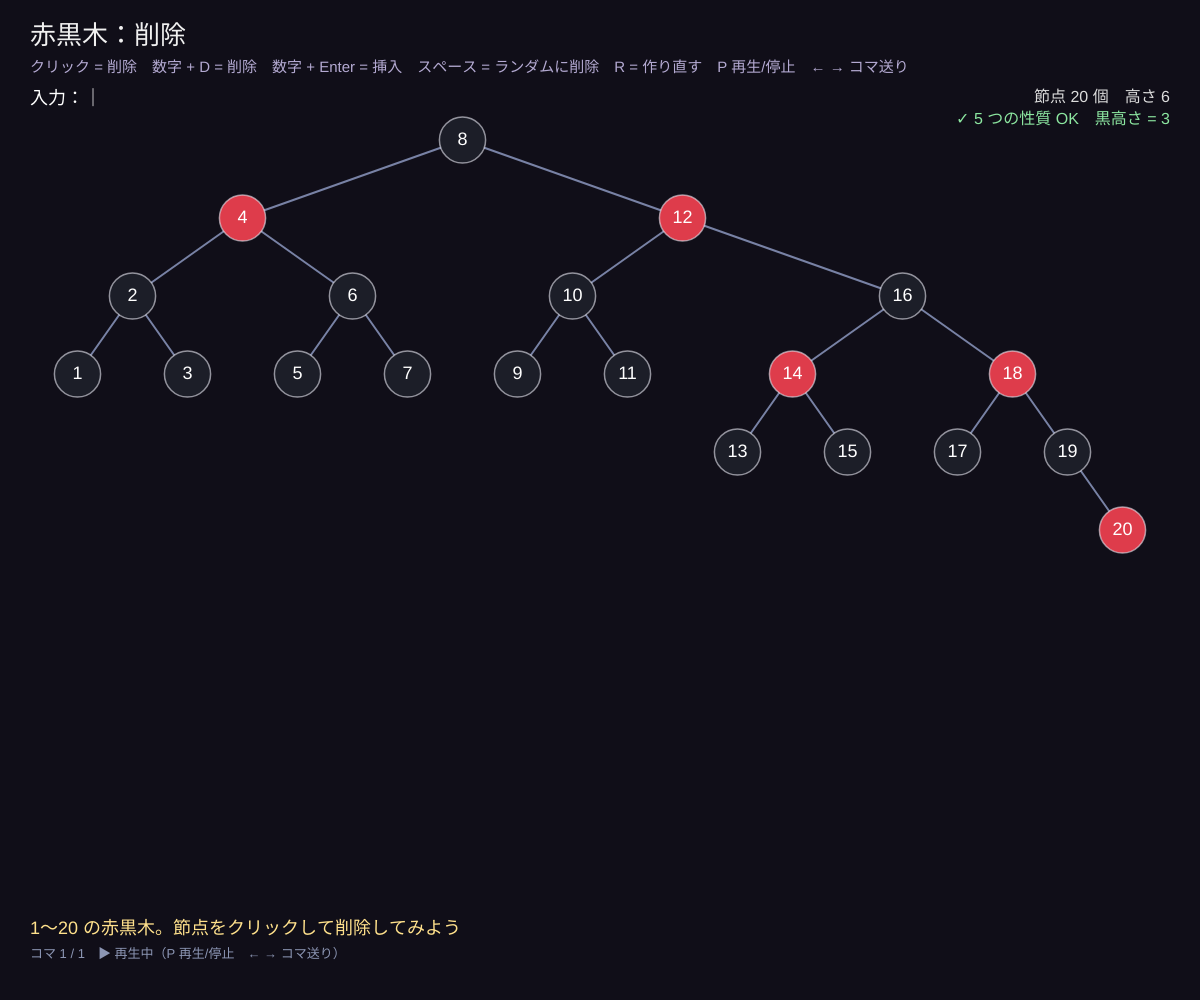
Frame 1 (no input)
Frame 60 (no input): identical to frame 1, image omitted
Frame 120 (the mouse pressed at the canvas centre since frame 60): identical to frame 1, image omitted

The p5.js sketch that drew this single still picture (run headless with seeded random() and noise() and a simulated clock; from frame 60 on, the mouse is pressed at the canvas centre):

// p5.js sketch
// ── sketch.js
// ============================================
// 12 赤黒木：削除
// 二分探索木と同じように消したあと、黒い節点が抜けたら「黒が 1 つ足りない」所ができる
// それを x（2 重の黒）として、兄弟 w の色と w の子の色でケース 1〜4 に分けて直す
// 操作：節点をクリック = 削除 / 数字 + D = 削除 / 数字 + Enter = 挿入 / スペース = ランダムに削除
//       R = 1〜20 の木を作り直す / P = 再生・一時停止 / ← → = コマ送り
// ============================================

let startN = 20;   // ★ 最初の木の節点数
let buf = '', lastPos = {};

function setup() {
  createCanvas(windowWidth, windowHeight);
  rebuild();
}
function rebuild() {
  root = NIL; LOG = false;
  for (let k = 1; k <= startN; k++) rbInsert(k);
  LOG = true; clearFrames();
  rbLog('1〜' + startN + ' の赤黒木。節点をクリックして削除してみよう');
}
function draw() {
  background(16, 14, 24);
  updateFrames();
  noStroke(); fill(240); textAlign(LEFT, TOP); textSize(26);
  text('赤黒木：削除', 30, 24);
  fill(180, 170, 210); textSize(15);
  text('クリック = 削除　数字 + D = 削除　数字 + Enter = 挿入　スペース = ランダムに削除　R = 作り直す　P 再生/停止　← → コマ送り', 30, 60);
  fill(255); textSize(18); text('入力：' + buf + (frameCount % 60 < 30 ? '｜' : ''), 30, 90);
  lastPos = drawTreeFrames();
  let n = countNodes(root), bh = blackHeight(root);
  fill(220); textAlign(RIGHT, TOP); textSize(16);
  text(`節点 ${n} 個　高さ ${treeHeight(root)}`, width - 30, 90);
  fill(bh > 0 ? color(140, 230, 160) : color(255, 120, 120));
  if (!framesBusy()) text(bh > 0 ? `✓ 5 つの性質 OK　黒高さ = ${bh - 1}` : '途中…', width - 30, 112);
  drawFrameMessage(height - 80);
}
function keyPressed() {
  if (key >= '0' && key <= '9') { if (buf.length < 3) buf += key; return; }
  if (key === BACKSPACE) { buf = buf.slice(0, -1); return; }
  if (key === RIGHT_ARROW) { stepForward(); return; }
  if (key === LEFT_ARROW) { stepBack(); return; }
  let k = key.toLowerCase();
  if (k === 'p') { playing = !playing; return; }
  skipToEnd();
  if (k === 'd' && buf) { if (!rbDelete(int(buf))) rbLog(`${buf} はない`); buf = ''; }
  if (key === ENTER && buf) { if (!rbInsert(int(buf))) rbLog(`${buf} はもうある`); buf = ''; }
  if (key === ' ') { let ks = allKeys(root); if (ks.length) rbDelete(random(ks)); else rbLog('空です（R で作り直す）'); }
  if (k === 'r') rebuild();
}
function mousePressed() {
  for (let kk in lastPos) if (dist(mouseX, mouseY, lastPos[kk][0], lastPos[kk][1]) < 22) { skipToEnd(); rbDelete(+kk); return; }
}
function windowResized() { resizeCanvas(windowWidth, windowHeight); }

// ---------- やってみよう ----------
// 1. 赤い葉を消す → 何も起きない（黒の数は変わらない）
// 2. 黒い葉を消す → ケース 2 で問題が上へ、ケース 4 で解決。どのケースが何回出るか数えよう
// 3. スペースを連打して全部消してみよう。最後まで 5 つの性質は守られる


// ==================================================
// ここから下は「木を描く道具」です（アニメーション用）
// 操作の途中経過を「コマ」として記録し、順番になめらかに再生します
// ==================================================
let frames = [], cur = 0, tAnim = 1, hold = 0, playing = true;
let animSpeed = 0.07, holdFrames = 35; // コマの切りかえの速さ・止まる長さ
let TREE_TOP = 140, TREE_BOTTOM = 160;  // 木を描く範囲（上の余白・下の余白）

function recordFrame(rt, nilTest, msg, hl = [], extra = {}) {
  let nodes = {}, edges = [], i = 0, maxD = 0;
  function walk(x, d, pk) {
    if (nilTest(x)) return;
    walk(x.left, d + 1, x.key);
    nodes[x.key] = { i: i++, d, color: x.color, size: x.size, max: x.max, label: x.label };
    if (d > maxD) maxD = d;
    walk(x.right, d + 1, x.key);
    if (pk !== undefined) edges.push([String(pk), String(x.key)]);
  }
  walk(rt, 0);
  frames.push(Object.assign({ nodes, edges, n: i, maxD, msg, hl: hl.filter((k) => k !== null && k !== undefined).map(String) }, extra));
  if (frames.length > 400) { frames.shift(); cur = max(0, cur - 1); }
}
function clearFrames() { frames = []; cur = 0; tAnim = 1; hold = 0; }
function framesBusy() { return frames.length > 0 && (cur < frames.length - 1 || tAnim < 1); }
function updateFrames() {
  if (frames.length === 0) return;
  if (tAnim < 1) { tAnim = min(1, tAnim + animSpeed); return; }
  if (cur < frames.length - 1 && playing) {
    if (hold++ < holdFrames) return;
    hold = 0; cur++; tAnim = 0;
  }
}
function stepForward() { if (cur < frames.length - 1) { cur++; tAnim = 0; hold = 0; } }
function stepBack() { if (cur > 0) { cur--; tAnim = 1; } }
function skipToEnd() { cur = max(0, frames.length - 1); tAnim = 1; }
function currentFrame() { return frames[cur]; }

function layoutPos(f, k) {
  let nd = f.nodes[k];
  let gap = min(78, (height - TREE_TOP - TREE_BOTTOM) / max(1, f.maxD + 1));
  return [50 + ((nd.i + 0.5) / max(1, f.n)) * (width - 100), TREE_TOP + nd.d * gap];
}
function nodeRadius(f) { return constrain(((width - 100) / max(1, f.n)) * 0.42, 9, 24); }
function easeT(t) { return t < 0.5 ? 2 * t * t : 1 - pow(-2 * t + 2, 2) / 2; }

// style: { fill(nd,k) → [r,g,b], label(k,nd) → 文字, sub(k,nd) → 下の小さい文字 }
function drawTreeFrames(style = {}) {
  if (frames.length === 0) return {};
  let B = frames[cur], A = cur > 0 && tAnim < 1 ? frames[cur - 1] : B;
  let t = easeT(tAnim), pos = {};
  for (let k in B.nodes) {
    let pb = layoutPos(B, k);
    if (A.nodes[k]) { let pa = layoutPos(A, k); pos[k] = [lerp(pa[0], pb[0], t), lerp(pa[1], pb[1], t), 255]; }
    else pos[k] = [pb[0], pb[1], 255 * t];
  }
  let r = lerp(nodeRadius(A), nodeRadius(B), t);
  strokeWeight(2);
  for (let [a, b] of B.edges) {
    if (!pos[a] || !pos[b]) continue;
    stroke(120, 130, 165, min(pos[a][2], pos[b][2]));
    line(pos[a][0], pos[a][1], pos[b][0], pos[b][1]);
  }
  for (let k in A.nodes) if (!B.nodes[k]) { let p = layoutPos(A, k); noStroke(); fill(240, 90, 90, 255 * (1 - t)); circle(p[0], p[1], r * 2 * (1 + t)); }
  textAlign(CENTER, CENTER);
  for (let k in B.nodes) {
    let nd = B.nodes[k], [x, y, a] = pos[k];
    let ndA = A.nodes[k] || nd;
    let c0 = style.fill ? style.fill(ndA, k) : defaultFill(ndA), c1 = style.fill ? style.fill(nd, k) : defaultFill(nd);
    let hl = B.hl.includes(k);
    if (hl) { noStroke(); fill(255, 214, 90, 70 * (a / 255)); circle(x, y, r * 3.1); }
    stroke(hl ? color(255, 214, 90, a) : color(230, 230, 240, a * 0.6));
    strokeWeight(hl ? 4 : 1.5);
    fill(lerp(c0[0], c1[0], t), lerp(c0[1], c1[1], t), lerp(c0[2], c1[2], t), a);
    circle(x, y, r * 2);
    noStroke();
    fill(255, a);
    let lab = style.label ? style.label(k, nd) : k;
    textSize(constrain(r * (String(lab).length > 2 ? 0.62 : 0.85), 8, 18));
    text(lab, x, y);
    if (style.sub) { fill(190, 200, 230, a); textSize(constrain(r * 0.6, 9, 13)); text(style.sub(k, nd), x, y + r + 10); }
  }
  return pos;
}
function defaultFill(nd) {
  if (nd.color === 'R') return [222, 60, 75];
  if (nd.color === 'B') return [28, 30, 40];
  return [40, 120, 150];
}
function drawFrameMessage(y) {
  if (frames.length === 0) return;
  let f = frames[cur];
  noStroke(); fill(255, 225, 140); textAlign(LEFT, TOP); textSize(18);
  text(f.msg || '', 30, y);
  fill(140, 150, 180); textSize(13);
  text(`コマ ${cur + 1} / ${frames.length}　${playing ? '▶ 再生中' : '⏸ 一時停止'}（P 再生/停止　← → コマ送り）`, 30, y + 28);
}


// ==================================================
// ここから下は「赤黒木の道具」です（挿入・削除・回転を JavaScript で書いたもの）
// NIL は「番兵」：葉の代わりに置く黒い節点。すべての葉がこの 1 個を指す
// ==================================================
const NIL = { key: null, color: 'B', size: 0, max: -Infinity };
NIL.left = NIL.right = NIL.p = NIL;
let root = NIL;
let LOG = true; // false にすると途中経過を記録しない
function isNil(x) { return x === NIL || x === null || x === undefined; }
function lbl(x) { return x.label ?? x.key; }
function rbLog(msg, hl = []) { if (LOG) { fixAll(root); recordFrame(root, isNil, msg, hl); } }
// 拡張データ構造：size（部分木の節点数）と max（区間の右端の最大）を子から計算
function fix(x) { if (x === NIL) return; x.size = x.left.size + x.right.size + 1; x.max = Math.max(x.high ?? x.key, x.left.max, x.right.max); }
function fixAll(x) { if (x === NIL) return; fixAll(x.left); fixAll(x.right); fix(x); }

function leftRotate(x) {
  let y = x.right;
  x.right = y.left;
  if (y.left !== NIL) y.left.p = x;
  y.p = x.p;
  if (x.p === NIL) root = y;
  else if (x === x.p.left) x.p.left = y;
  else x.p.right = y;
  y.left = x; x.p = y;
  fix(x); fix(y); // 回転で変わるのは x と y の 2 つだけ → O(1) で更新できる
}
function rightRotate(x) {
  let y = x.left;
  x.left = y.right;
  if (y.right !== NIL) y.right.p = x;
  y.p = x.p;
  if (x.p === NIL) root = y;
  else if (x === x.p.right) x.p.right = y;
  else x.p.left = y;
  y.right = x; x.p = y;
  fix(x); fix(y);
}
function rbSearch(k) { let x = root; while (x !== NIL && k !== x.key) x = k < x.key ? x.left : x.right; return x; }
function treeMinimum(x) { while (x.left !== NIL) x = x.left; return x; }

function rbInsert(k, extra = {}) {
  if (rbSearch(k) !== NIL) return null; // 同じキーは入れない
  let z = Object.assign({ key: k, left: NIL, right: NIL, p: NIL, color: 'R', size: 1 }, extra);
  z.max = z.high ?? k;
  let y = NIL, x = root;
  while (x !== NIL) { y = x; x = z.key < x.key ? x.left : x.right; }
  z.p = y;
  if (y === NIL) root = z;
  else if (z.key < y.key) y.left = z;
  else y.right = z;
  rbLog(`${lbl(z)} を二分探索木として挿入し、赤にぬる`, [k]);
  rbInsertFixup(z);
  return z;
}
function rbInsertFixup(z) {
  while (z.p.color === 'R') {
    if (z.p === z.p.p.left) {
      let y = z.p.p.right; // おじ
      if (y.color === 'R') {
        z.p.color = 'B'; y.color = 'B'; z.p.p.color = 'R';
        rbLog('ケース1：おじが赤 → 親とおじを黒、祖父を赤にして、祖父から続ける', [z.key, z.p.key, y.key, z.p.p.key]);
        z = z.p.p;
      } else {
        if (z === z.p.right) {
          z = z.p; leftRotate(z);
          rbLog('ケース2：z が「内側」の孫 → 親で左回転してケース3の形に', [z.key, z.p.key]);
        }
        z.p.color = 'B'; z.p.p.color = 'R';
        rbLog('ケース3：親を黒、祖父を赤にぬりかえ', [z.p.key, z.p.p.key]);
        rightRotate(z.p.p);
        rbLog('ケース3：祖父で右回転 → 赤が 2 つ続く所がなくなった', [z.p.key]);
      }
    } else {
      let y = z.p.p.left;
      if (y.color === 'R') {
        z.p.color = 'B'; y.color = 'B'; z.p.p.color = 'R';
        rbLog('ケース1（左右反対）：おじが赤 → 親とおじを黒、祖父を赤に', [z.key, z.p.key, y.key, z.p.p.key]);
        z = z.p.p;
      } else {
        if (z === z.p.left) {
          z = z.p; rightRotate(z);
          rbLog('ケース2（左右反対）：親で右回転', [z.key, z.p.key]);
        }
        z.p.color = 'B'; z.p.p.color = 'R';
        rbLog('ケース3（左右反対）：親を黒、祖父を赤に', [z.p.key, z.p.p.key]);
        leftRotate(z.p.p);
        rbLog('ケース3（左右反対）：祖父で左回転', [z.p.key]);
      }
    }
  }
  if (root.color === 'R') { root.color = 'B'; rbLog('根を黒にする（性質2）。完了', [root.key]); }
  else rbLog('赤黒木の性質がすべて成り立った。完了', []);
}

function rbTransplant(u, v) {
  if (u.p === NIL) root = v;
  else if (u === u.p.left) u.p.left = v;
  else u.p.right = v;
  v.p = u.p;
}
function rbDelete(k) {
  let z = rbSearch(k);
  if (z === NIL) return false;
  rbLog(`${lbl(z)} を削除する`, [z.key]);
  let y = z, yColor = y.color, x;
  if (z.left === NIL) { x = z.right; rbTransplant(z, z.right); rbLog('左の子がない → 右の子で置きかえる', [x.key]); }
  else if (z.right === NIL) { x = z.left; rbTransplant(z, z.left); rbLog('右の子がない → 左の子で置きかえる', [x.key]); }
  else {
    y = treeMinimum(z.right); yColor = y.color; x = y.right;
    rbLog(`子が 2 つ → 次に大きい ${lbl(y)}（右の部分木の最小）を代わりに使う`, [z.key, y.key]);
    if (y.p === z) x.p = y;
    else { rbTransplant(y, y.right); y.right = z.right; y.right.p = y; }
    rbTransplant(z, y); y.left = z.left; y.left.p = y; y.color = z.color;
    rbLog(`${lbl(y)} を ${lbl(z)} の場所へ（色も引きつぐ）`, [y.key]);
  }
  if (yColor === 'B') rbDeleteFixup(x);
  else rbLog('取り除いたのは赤 → 性質はくずれない。完了', []);
  return true;
}
function rbDeleteFixup(x) {
  rbLog(`黒が 1 つ足りない（x = ${x === NIL ? 'NIL' : lbl(x)} が「2 重の黒」）`, [x.key]);
  while (x !== root && x.color === 'B') {
    if (x === x.p.left) {
      let w = x.p.right; // 兄弟
      if (w.color === 'R') {
        w.color = 'B'; x.p.color = 'R'; leftRotate(x.p); w = x.p.right;
        rbLog('ケース1：兄弟 w が赤 → 色をかえて左回転し、黒い兄弟にする', [w.key, x.p.key]);
      }
      if (w.left.color === 'B' && w.right.color === 'B') {
        w.color = 'R'; x = x.p;
        rbLog('ケース2：w の子が両方黒 → w を赤にして、問題を親へ上げる', [w.key, x.key]);
      } else {
        if (w.right.color === 'B') {
          w.left.color = 'B'; w.color = 'R'; rightRotate(w); w = x.p.right;
          rbLog('ケース3：w の左だけ赤 → w で右回転してケース4の形に', [w.key]);
        }
        w.color = x.p.color; x.p.color = 'B'; w.right.color = 'B'; leftRotate(x.p);
        rbLog('ケース4：w の右が赤 → 色をかえて親で左回転。黒が足りた', [w.key]);
        x = root;
      }
    } else {
      let w = x.p.left;
      if (w.color === 'R') {
        w.color = 'B'; x.p.color = 'R'; rightRotate(x.p); w = x.p.left;
        rbLog('ケース1（左右反対）：兄弟 w が赤 → 右回転', [w.key, x.p.key]);
      }
      if (w.right.color === 'B' && w.left.color === 'B') {
        w.color = 'R'; x = x.p;
        rbLog('ケース2（左右反対）：w を赤にして親へ', [w.key, x.key]);
      } else {
        if (w.left.color === 'B') {
          w.right.color = 'B'; w.color = 'R'; leftRotate(w); w = x.p.left;
          rbLog('ケース3（左右反対）：w で左回転', [w.key]);
        }
        w.color = x.p.color; x.p.color = 'B'; w.left.color = 'B'; rightRotate(x.p);
        rbLog('ケース4（左右反対）：親で右回転。黒が足りた', [w.key]);
        x = root;
      }
    }
  }
  x.color = 'B';
  rbLog('x を黒にぬって完了', [x.key]);
}
// 性質のチェック：赤の子は黒か？ どの道も黒の数が同じか？ → 黒高さを返す（こわれていたら -1）
function blackHeight(x) {
  if (x === NIL) return 1;
  if (x.color === 'R' && (x.left.color === 'R' || x.right.color === 'R')) return -1;
  let a = blackHeight(x.left), b = blackHeight(x.right);
  if (a < 0 || b < 0 || a !== b) return -1;
  return a + (x.color === 'B' ? 1 : 0);
}
function treeHeight(x) { return x === NIL ? 0 : 1 + Math.max(treeHeight(x.left), treeHeight(x.right)); }
function countNodes(x) { return x === NIL ? 0 : 1 + countNodes(x.left) + countNodes(x.right); }
function allKeys(x, out = []) { if (x !== NIL) { allKeys(x.left, out); out.push(x.key); allKeys(x.right, out); } return out; }
